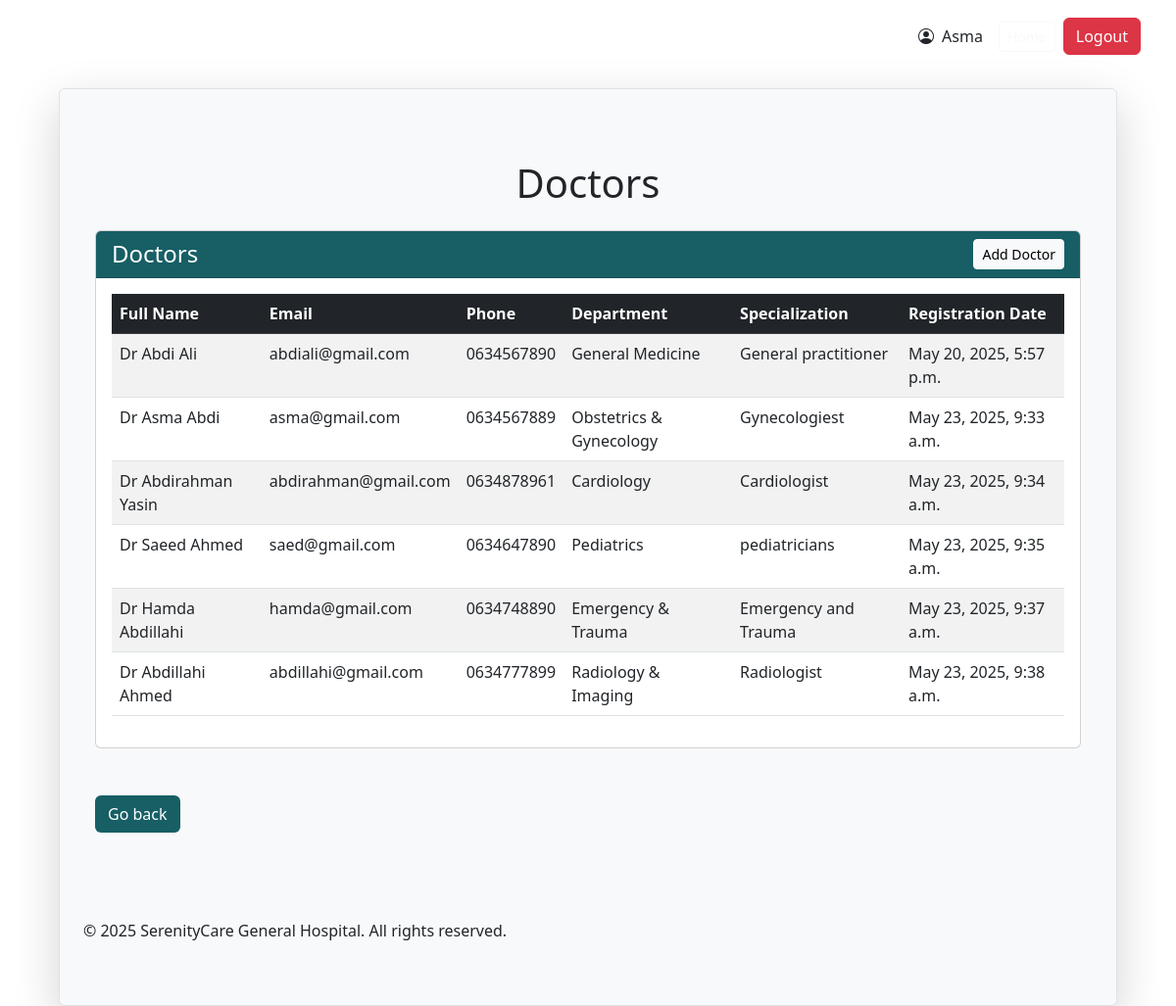
The page /dashboard/display_doctors/ (signed in) on the database its author committed.
### appointmentsystem/models.py (models this page shows, shortened)
class CustomUser(AbstractUser):
    username = None  # disable default username
    full_name = models.CharField(max_length=255)
    email = models.EmailField(unique=True)  # use email as the unique login
    ROLE_CHOICES = (
        ('admin', 'Admin'),
        ('patient', 'Patient'),
    )
    role = models.CharField(max_length=10, choices=ROLE_CHOICES, default='patient')
    is_staff = models.BooleanField(default=False)
    is_superuser = models.BooleanField(default=False)
    USERNAME_FIELD = 'email'
    REQUIRED_FIELDS = ['full_name']  # required when using createsuperuser
    objects = CustomUserManager()

class Doctor(models.Model):
    full_name = models.CharField(max_length=250)
    email = models.EmailField()
    phone = models.CharField(max_length=15)
    department = models.ForeignKey(Department, on_delete=models.CASCADE)
    specialization = models.CharField(max_length=100)
    registration_date = models.DateTimeField(auto_now_add=True)

class Department(models.Model):
    name = models.CharField(max_length=100)
    description = models.TextField(blank=True)

### appointmentsystem/views.py (the view)
# urls.py: path('dashboard/display_doctors/', views.display_doctors, name='display_doctors'),
@login_required
@admin_required
def display_doctors(request):
    doctors = Doctor.objects.all()
    context = {
        'doctors' : doctors
    }
    return render(request, 'admin/display_doctors.html', context)

### appointmentsystem/views.py (called while the page is built)
def admin_required(view_func):
    decorated_view_func = user_passes_test(lambda u: u.role == 'admin')(view_func)
    return decorated_view_func

### templates/admin/display_doctors.html
{% extends 'admin/admin_base.html' %}
{% load static %}
{% block content %}
<div class="container py-5">
  <h1 class="mb-4 text-center">Doctors</h1>
  <div class="card mb-5">
    <div class="card-header text-white" style="background-color: #175f65;">
        <div class="d-flex justify-content-between align-items-center">
            <h2 class="h4 mb-0">Doctors</h2>
            <a href="{% url 'add_doctor' %}" class="btn btn-light btn-sm">Add Doctor</a>
        </div>
    </div>
    <div class="card-body">
        <table class="table table-striped table-hover">
            <thead class="table-dark">
                <tr>
                    <th>Full Name</th>
                    <th>Email</th>
                    <th>Phone</th>
                    <th>Department</th>
                    <th>Specialization</th>
                    <th>Registration Date</th>
                </tr>
            </thead>
            <tbody>
                {% for doctor in doctors %}
                    <tr>
                        <td>{{ doctor.full_name }}</td>
                        <td>{{ doctor.email }}</td>
                        <td>{{ doctor.phone }}</td>
                        <td>{{ doctor.department.name|default:"No department" }}</td>
                        <td>{{ doctor.specialization }}</td>
                        <td>{{ doctor.registration_date }}</td>
                    </tr>
                {% empty %}
                    <tr>
                        <td colspan="7" class="text-center">No Doctor is found.</td>
                    </tr>
                {% endfor %}
            </tbody>
        </table>
    </div>
  </div>
  <a href="{% url 'admin_dashboard' %}" class="btn text-white" style="background-color: #175f65;">Go back</a>
{% endblock %}

### templates/admin/admin_base.html (shortened to what this page needs)
{% load static %}
<!DOCTYPE html>
<html lang="en">
<head>
    <link href="https://cdn.jsdelivr.net/npm/bootstrap@5.3.0/dist/css/bootstrap.min.css" rel="stylesheet">
    <link href="https://cdn.jsdelivr.net/npm/bootstrap-icons@1.10.5/font/bootstrap-icons.css" rel="stylesheet">
    <link rel="stylesheet" href="https://cdn.jsdelivr.net/npm/flatpickr/dist/flatpickr.min.css">
    <link rel="stylesheet" href="../../static/admin/css/style.css">
</head>
<body>
    <nav class="navbar navbar-expand-lg top-bar px-4 py-3">
        <div class="container-fluid">
            <h4 class="navbar-brand text-white">Admin Dashboard</h4>
            <div class="d-flex align-items-center ms-auto">
                <span class="me-3"><i class="bi bi-person-circle me-1"></i> {{ request.user.full_name }}</span>
                <a href="{% url 'home' %}" class="btn btn-outline-light btn-sm me-2">Home</a>
                <form method="post" action="{% url 'logout' %}">
                    <button type="submit" class="btn btn-danger">Logout</button>
                </form>
            </div>
        </div>
    </nav>
    <div class="container mt-3 border rounded p-4 max-auto shadow-lg bg-light" style="width: 90vw; min-height: 80vh;">
        {% block content %}
        {% endblock %}
    </div>
    <footer>
        &copy; 2025 SerenityCare General Hospital. All rights reserved.
    </footer>
</body>
</html>

### static/home/css/style.css (style rules this page uses)
body { font-family: 'Segoe UI', sans-serif; }
footer { background: #f8f9fa; padding: 40px 0; }

### rows shown on the page
CustomUser: user.full_name "Asma"
Doctor: full_name "Dr Abdi Ali", email "abdiali@gmail.com", phone "0634567890", department.name "General Medicine", specialization "General practitioner", registration_date "May 20, 2025, 5:57 p.m."
Doctor: full_name "Dr Asma Abdi", email "asma@gmail.com", phone "0634567889", department.name "Obstetrics & Gynecology", specialization "Gynecologiest", registration_date "May 23, 2025, 9:33 a.m."
Doctor: full_name "Dr Abdirahman Yasin", email "abdirahman@gmail.com", phone "0634878961", department.name "Cardiology", specialization "Cardiologist", registration_date "May 23, 2025, 9:34 a.m."
Doctor: full_name "Dr Saeed Ahmed", email "saed@gmail.com", phone "0634647890", department.name "Pediatrics", specialization "pediatricians", registration_date "May 23, 2025, 9:35 a.m."
Doctor: full_name "Dr Hamda Abdillahi", email "hamda@gmail.com", phone "0634748890", department.name "Emergency & Trauma", specialization "Emergency and Trauma", registration_date "May 23, 2025, 9:37 a.m."
Doctor: full_name "Dr Abdillahi Ahmed", email "abdillahi@gmail.com", phone "0634777899", department.name "Radiology & Imaging", specialization "Radiologist", registration_date "May 23, 2025, 9:38 a.m."
